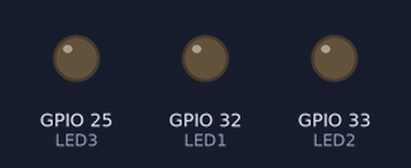
A sketch run on a simulated ESP32. Parts: output pins drawn as LEDs (lit = HIGH).

Above: at 0.05 s.
At 0.45 s:
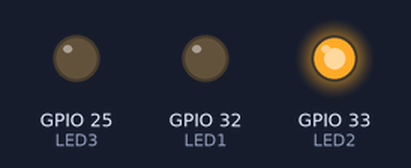
At 0.75 s:
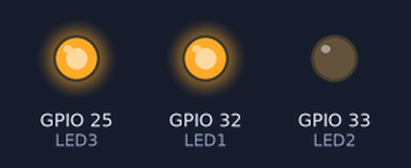
At 1.55 s:
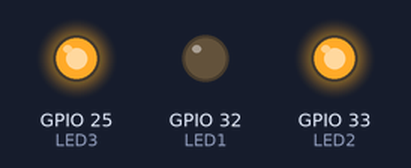
At 2.35 s:
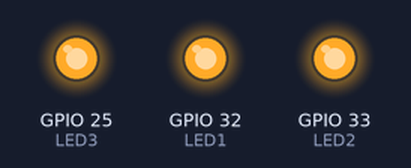
At 3.15 s:
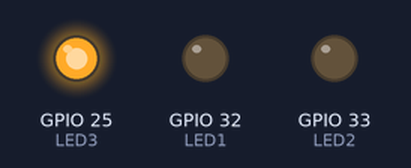
Timing chart, 0 to 3.5 s (numbered marks = the images above):
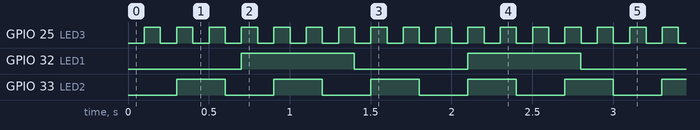

Measured:
- by itself, GPIO 25 (LED3): alternates HIGH for 0.10 s and LOW for 0.10 s
- by itself, GPIO 32 (LED1): alternates HIGH for 0.70 s and LOW for 0.70 s
- by itself, GPIO 33 (LED2): alternates HIGH for 0.30 s and LOW for 0.30 s

The sketch:

EX2_MultiTasking_Milli_LED.ino
```cpp
/*
 * EX2_MultiTasking_Milli_LED
 * ควบคุมหลอดไฟ LED กระพริบคนละจังหวะ
 */

///-------------------ตั้งค่าที่นี่------------------///

#define LED1 32
#define LED2 33
#define LED3 25  //ไฟ LED บนบอร์ด

///------------------------------------------///

unsigned long last1, last2, last3;

void setup() {
  pinMode(LED1, OUTPUT);
  pinMode(LED2, OUTPUT);
  pinMode(LED3, OUTPUT);
}

void loop() {

  if (millis() - last1 >= 700) {
    last1 = millis();
    digitalWrite(LED1, !digitalRead(LED1));
  }

  if (millis() - last2 >= 300) {
    last2 = millis();
    digitalWrite(LED2, !digitalRead(LED2));
  }

  if (millis() - last3 >= 100) {
    last3 = millis();
    digitalWrite(LED3, !digitalRead(LED3));
  }

}
```
